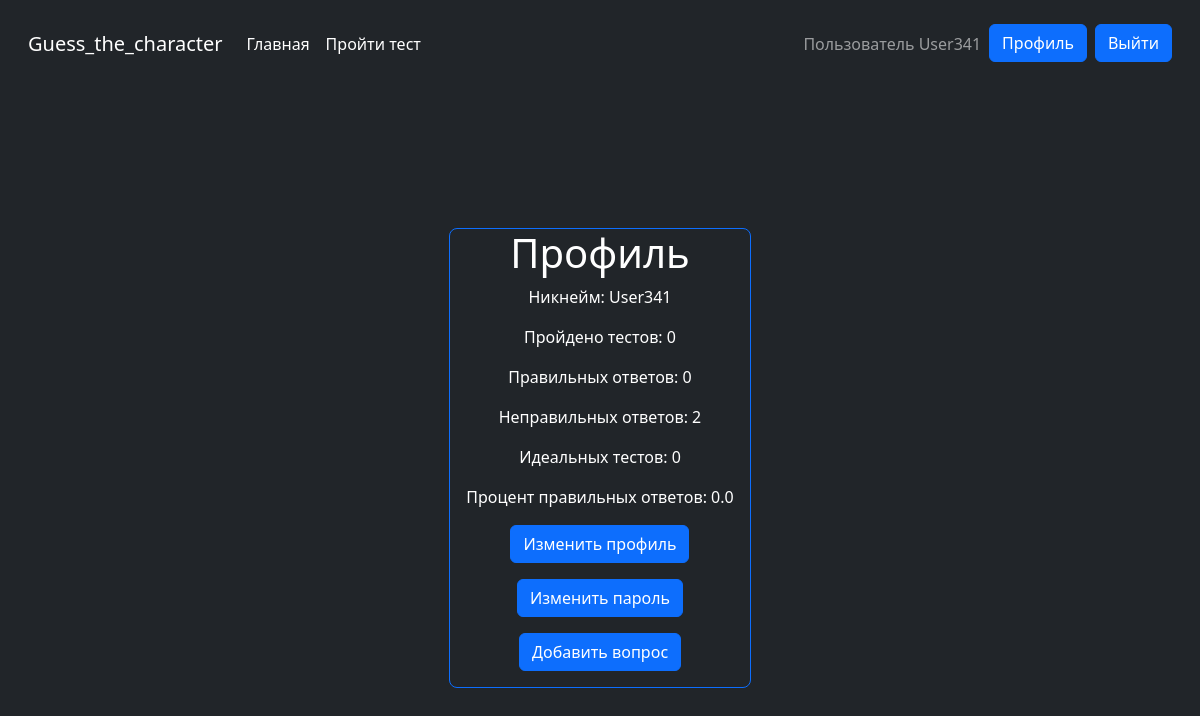
The page /account/6/ (signed in) on the database as committed earlier.
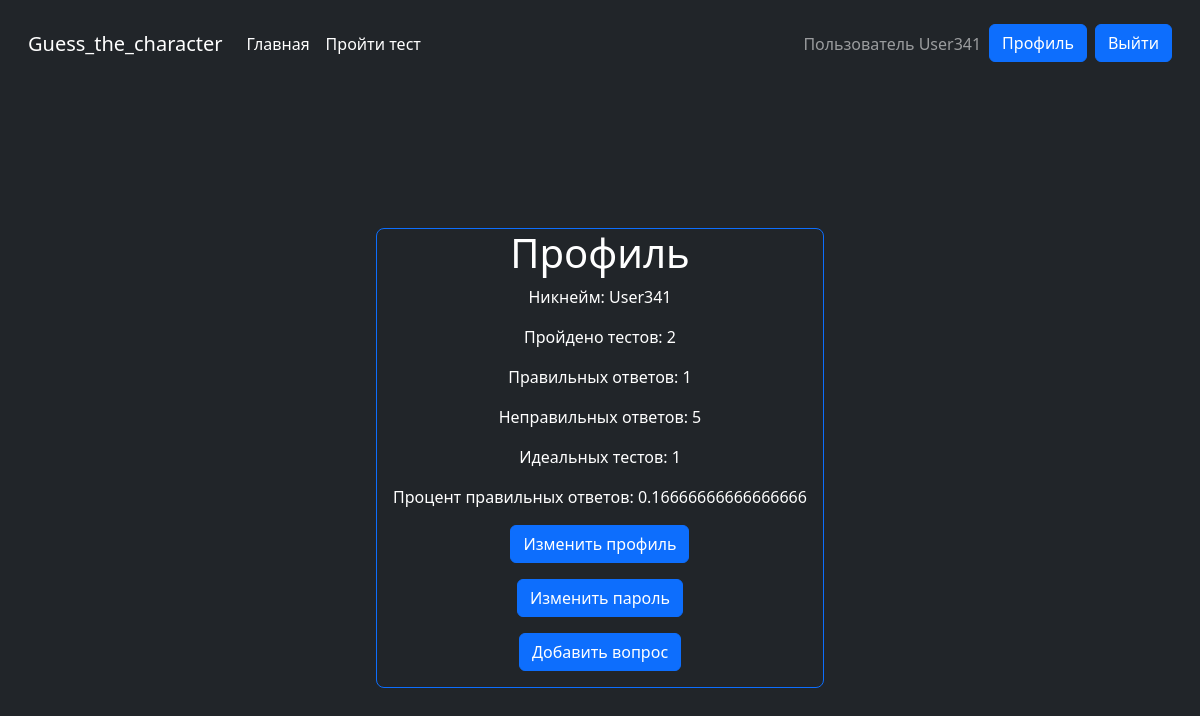
The same page on the database as committed later.
### Character/models.py (models this page shows, shortened)
class User(AbstractUser):
    Passed_Tests = models.PositiveIntegerField(default=0)
    Correct_Answers = models.PositiveIntegerField(default=0)
    Wrong_Answers = models.PositiveIntegerField(default=0)
    Perfect_Tests = models.PositiveIntegerField(default=0)
    Successes_Rate = models.FloatField(default=0)

### Character/views.py (the view)
# urls.py: path('account/<int:pk>/', AccountView.as_view(), name='account'),
class AccountView(DetailView):
    model = User
    template_name = 'Character/account.html'
    context_object_name = 'user'
    pk_url_kwarg = 'pk'

### Character/templates/Character/account.html (shortened to what this page needs)
{% extends 'Character/base.html' %}
{% block content %}
    <div style="margin-top: 140px;" class="border d-flex flex-column align-items-center border-primary rounded-3">
        <h1 class="ms-3 me-3">Профиль</h1>
        <p class="ms-3 me-3">Никнейм: {{request.user.username}}</p>
        <p class="ms-3 me-3">Пройдено тестов: {{request.user.Passed_Tests}}</p>
        <p class="ms-3 me-3">Правильных ответов: {{request.user.Correct_Answers}}</p>
        <p class="ms-3 me-3">Неправильных ответов: {{request.user.Wrong_Answers}}</p>
        <p class="ms-3 me-3">Идеальных тестов: {{request.user.Perfect_Tests}}</p>
        <p class="ms-3 me-3">Процент правильных ответов: {{request.user.Successes_Rate}}</p>
        <p class="ms-3 me-3"><a class="btn btn-primary" href="{% url 'change_profile' request.user.pk %}">Изменить профиль</a></p>
        <p class="ms-3 me-3"><a class="btn btn-primary" href="{% url 'change_password' %}">Изменить пароль</a></p>
        <p class="ms-3 me-3"><a class="btn btn-primary" href="{% url 'create_question' %}">Добавить вопрос</a></p>
    </div>
{% endblock content %}

### Character/templates/Character/base.html (shortened to what this page needs)
<!DOCTYPE html>
<html lang="en">
<head>
    <link href="https://cdn.jsdelivr.net/npm/bootstrap@5.3.2/dist/css/bootstrap.min.css" rel="stylesheet">
</head>
<body class="bg-dark text-white">
    <div class="cover-container p-3 mx-auto flex-column">
        <nav  class="navbar navbar-expand navbar-dark bg-dark" aria-label="Second navbar example">
            <div class="container-fluid ">
              <a class="navbar-brand mb-3" href="{% url "index" %}">Guess_the_character</a>
              <div class="collapse navbar-collapse" id="navbarsExample02">
                <ul class=" d-flex navbar-nav me-auto">
                 <li class="nav-item">
                    <a class="nav-link active mb-3" aria-current="page" href="{% url 'index' %}">Главная</a>
                  </li>
                  <li class="nav-item">
                    <a class="nav-link active mb-3" aria-current="page" href="{% url 'test' %}">Пройти тест</a>
                  </li>
                </ul>
                <ul class="navbar-nav mb-2 mb-lg-0">
                {% if user.is_authenticated %}
                <li class="nav-item">
                   <p class="navbar-text">Пользователь {{request.user}}</p>
                </li>
                <li class="nav-item">
                  <p class="ms-2"><a class="btn btn-primary" href="{% url 'account' request.user.pk %}">Профиль</a></p>
              </li>
               <li class="nav-item">
                   <p class="ms-2"><a class="btn btn-primary" href="{% url 'logout' %}">Выйти</a></p>
               </li>
               {% endif %}
            </ul>
              </div>
            </div>
          </nav>
        <div class="d-flex flex-column flex-wrap">
            <div class="d-flex flex-row flex-wrap bg-dark justify-content-center align-content-center text-white mb-3">
                {% block content %}
                {% endblock content %}
            </div>
        </div>
</body>
</html>

Rows that differ between the two databases and show on the page:
changed User "User341": user.Passed_Tests "0" → "2"; user.Correct_Answers "0" → "1"; user.Wrong_Answers "2" → "5"; user.Perfect_Tests "0" → "1"; user.Successes_Rate "0.0" → "0.16666666666666666"
